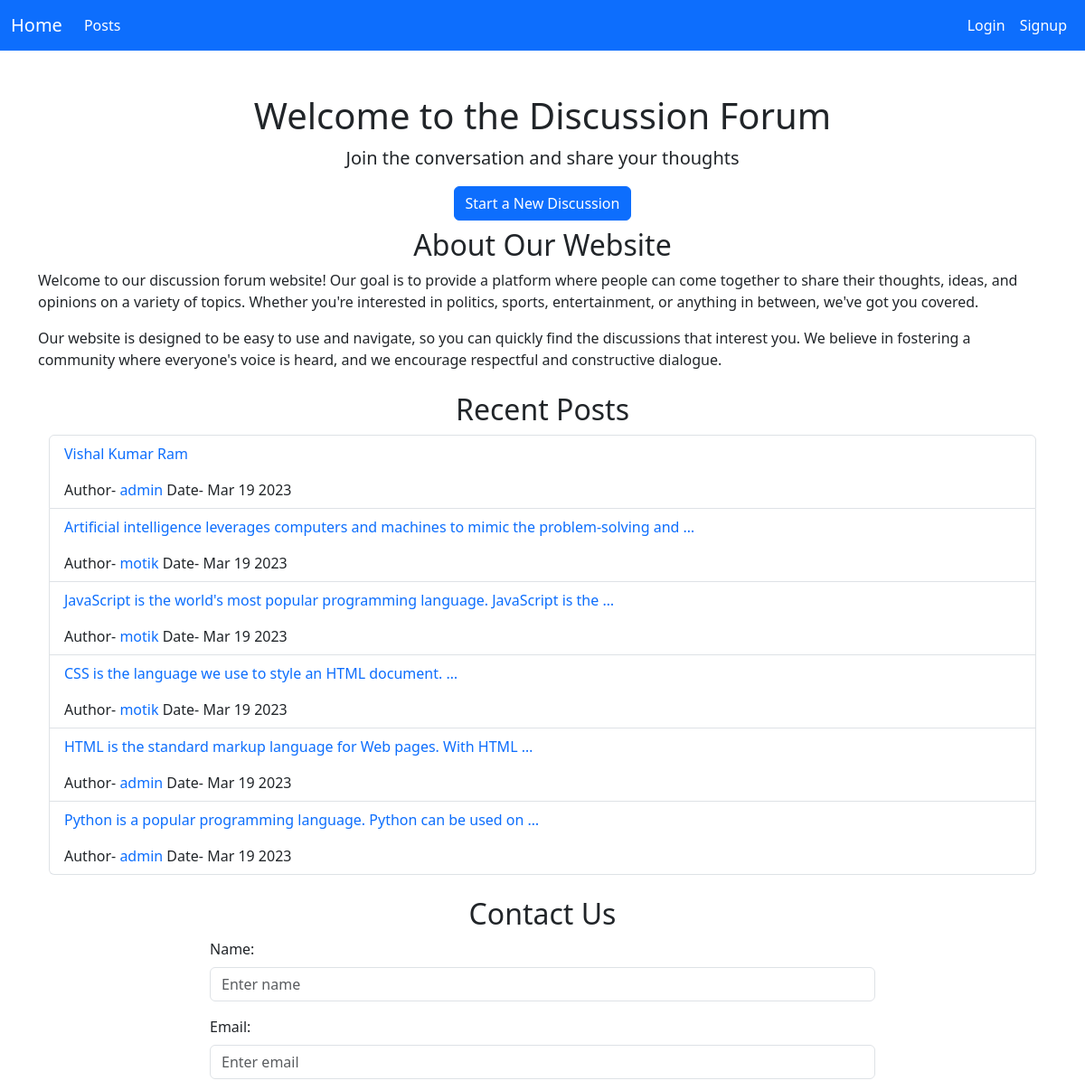
Before: / (upper part) with the older database file.
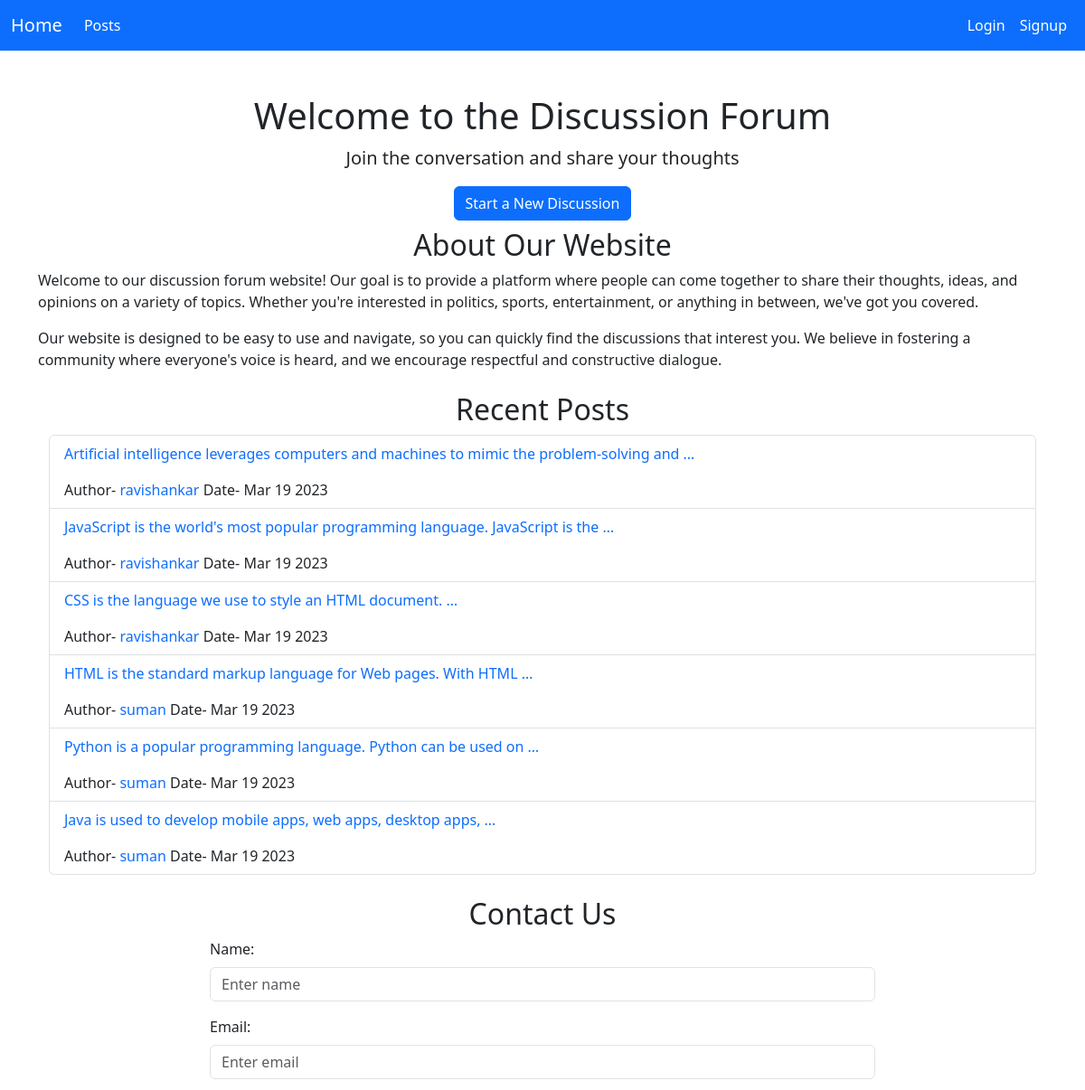
After: the same page with the newer database file.
### discussion/models.py (models this page shows, shortened)
class Post(models.Model):
    title = models.CharField(max_length=255)
    url = models.URLField(default=None)
    description = models.TextField()
    image = models.ImageField(upload_to='images/', default=None)
    pub_date = models.DateTimeField(default=timezone.now)
    author = models.ForeignKey(User, on_delete=models.CASCADE)
    votes = models.IntegerField(default=1)
    def pub_date_pretty(self):
        return self.pub_date.strftime('%b %e %Y')

### forum/views.py (the view, shortened to what this page needs)
# urls.py: path('', views.home, name="home"),
def home(request):
    form = ContactForm()
    try:
        posts = Post.objects.order_by('-pub_date')[:6]
    except:
        pass
    return render(request, 'home.html', {'form': form, 'posts': posts})

### discussion/forms.py
class ContactForm(forms.ModelForm):
    class Meta:
        model = Contact
        fields = ['name', 'email', 'subject', 'message']
        widgets = {
            'name': forms.TextInput(attrs={'class': 'form-control my-2', 'placeholder': 'Enter name'},),
            'email': forms.EmailInput(attrs={'class': 'form-control my-2', 'placeholder': 'Enter email'},),
            'subject': forms.TextInput(attrs={'class': 'form-control my-2', 'placeholder': 'Enter subject'},),
            'message': forms.Textarea(attrs={'class': 'form-control my-2', 'placeholder': 'Enter message', },),
        }

### templates/home.html (shortened to what this page needs)
{% extends 'base.html' %}
{% block content %}
<div class="container">
  <div class="row mt-5">
    <div class="col-12 text-center">
      <h1>Welcome to the Discussion Forum</h1>
      <p class="lead">Join the conversation and share your thoughts</p>
      <a href="discussion" class="btn btn-primary">Start a New Discussion</a>
    </div>
    <div class="col-12 my-2">
      <h2 class="text-center">About Our Website</h2>
      <p class="text-wrap">Welcome to our discussion forum website! Our goal is to provide a platform where people can come together to share their thoughts, ideas, and opinions on a variety of topics. Whether you're interested in politics, sports, entertainment, or anything in between, we've got you covered.</p>
      <p class="text-wrap">Our website is designed to be easy to use and navigate, so you can quickly find the discussions that interest you. We believe in fostering a community where everyone's voice is heard, and we encourage respectful and constructive dialogue.</p>
    </div>
  </div>
  {% if posts %}
  <div class="container">
    <div class="col-12">
      <h2 class="text-center">Recent Posts</h2>
      <ul class="list-group">
        {% for post in posts %}
        <li class="list-group-item">
          <p class="text-wrap">
            <a class="text-decoration-none" href="{{post.url}}" target="_blank">{{post.title|truncatewords:11}}</a>
          </p>
          <span>
            Author- <a class="text-decoration-none" href="{% url 'discussion:userposts' post.author.id %}">{{ post.author.username }}</a>
          </span>
          <span>
            Date- {{ post.pub_date_pretty }}
          </span>
        </li>
        {% endfor %}
      </ul>
    </div>
  </div>
</div>
  {% endif %}
<section id="contact">
    <div class="container d-flex flex-wrap justify-content-center flex-column my-4">
      <div class="row center">
        <div class="col-lg-12 text-center">
          <h2>Contact Us</h2>
        </div>
      </div>
      <div class="row">
        <div class="col-lg-8 mx-auto">
          <form id="contact-form" method="POST" role="form">
            {{form.as_p}}
          </form>
        </div>
      </div>
    </div>
</section>
{% endblock content %}

Changed rows visible on the page:
removed Post: title "Vishal Kumar Ram", author.username "admin", pub_date_pretty "Mar 19 2023"
changed through a linked row, Post (number 1 of 6 on the later page): author.username "motik" → "ravishankar"
changed through a linked row, Post "JavaScript is the world's most popular programming language. JavaScript is the …": author.username "motik" → "ravishankar"
changed through a linked row, Post "CSS is the language we use to style an HTML document. …": author.username "motik" → "ravishankar"
changed through a linked row, Post "HTML is the standard markup language for Web pages. With HTML …": author.username "admin" → "suman"
changed through a linked row, Post "Python is a popular programming language. Python can be used on …": author.username "admin" → "suman"
now on this page (row unchanged): Post: title "Java is used to develop mobile apps, web apps, desktop apps, …", author.username "suman", pub_date_pretty "Mar 19 2023"
